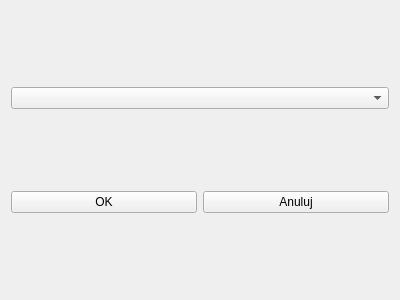
<?xml version="1.0" encoding="UTF-8"?>
<ui version="4.0">
 <class>ChooseTableWidget</class>
 <widget class="QWidget" name="ChooseTableWidget">
  <property name="geometry">
   <rect>
    <x>0</x>
    <y>0</y>
    <width>400</width>
    <height>300</height>
   </rect>
  </property>
  <property name="windowTitle">
   <string>ChooseTableWidget</string>
  </property>
  <layout class="QGridLayout" name="gridLayout">
   <item row="0" column="0" colspan="2">
    <widget class="QComboBox" name="chooseTableQComboBox"/>
   </item>
   <item row="1" column="0">
    <widget class="QPushButton" name="okQPushButton">
     <property name="text">
      <string>OK</string>
     </property>
    </widget>
   </item>
   <item row="1" column="1">
    <widget class="QPushButton" name="cancelPushButton">
     <property name="text">
      <string>Anuluj</string>
     </property>
    </widget>
   </item>
  </layout>
 </widget>
 <layoutdefault spacing="6" margin="11"/>
 <resources/>
 <connections/>
</ui>
